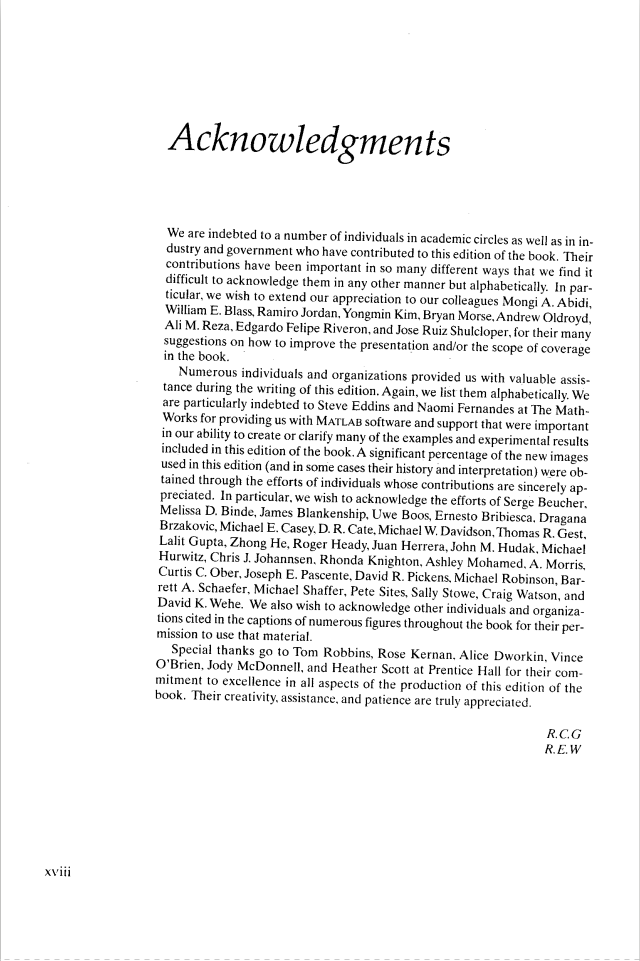
#> input picture different processes/test_images/2.png, 640 x 961 px, found by its file name
$ python untitled1.py   (older library calls are emulated)
#> lines starting #> are read from the running program, lines starting #| are printed output that depends on the picture; after the words box and inside, x2 and y2 are one past the last pixel; in counts of white or black regions, pixels touching at a corner belong together
import cv2
import numpy as np
import pytesseract

img=cv2.imread('/home/saujanya/OCR/practice/final/test_images/2.png')
#> img is the input picture: shape (961, 640, 3); mean B, G, R 241.6, 241.6, 241.6
cv2.imshow("Original",img)
gray=cv2.cvtColor(img,cv2.COLOR_BGR2GRAY)
gray=np.bitwise_not(gray)
#cv2.imshow("grayscale",gray)
b_fil=cv2.bilateralFilter(gray,7,50,50)
# [5 lines of commented-out code are left out]
(T,thresh)=cv2.threshold(b_fil,200,255,cv2.THRESH_BINARY)
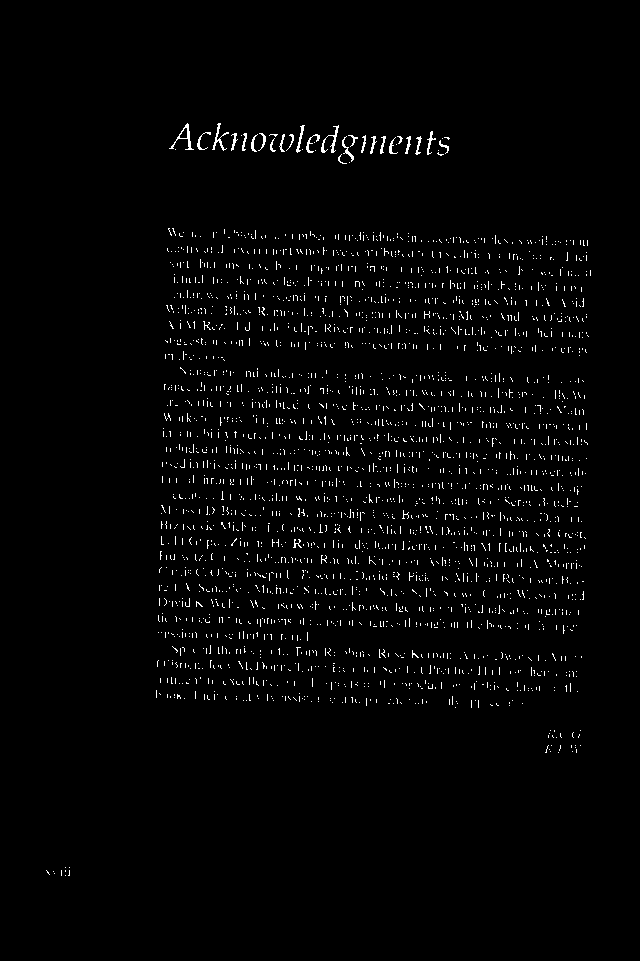
#> thresh: shape (961, 640); 1.9% white in thin lines or dots, all inside (x1, y1, x2, y2) = (46, 123, 591, 876)
# [12 lines of commented-out code are left out]

cord=np.column_stack(np.where(thresh>0))
#> cord = 11693 pairs, first value 123 to 875, second value 46 to 590
angle=cv2.minAreaRect(cord)[-1]
#> angle = -1.38
if angle < -45:
    angle=-(angle+90)
else:
    angle=-angle
#> angle = 1.38

(h,w)=img.shape[:2]
center=(w//2 , h//2)
M=cv2.getRotationMatrix2D(center,angle,1.0)
#> M = [[1, 0.0241, -11.5], [-0.0241, 1, 7.87]]
rotated=cv2.warpAffine(img,M,(w,h),flags=cv2.INTER_CUBIC,borderMode=cv2.BORDER_REPLICATE)
(t,finalrot)=cv2.threshold(rotated,200,255,cv2.THRESH_BINARY)
#cv2.imwrite("Straight.png",final)

#text=pytesseract.image_to_string(final)
#print(text)

cv2.imshow('Rotated',finalrot)
cv2.imshow('Original',img)
b_fil=cv2.bilateralFilter(finalrot,7,50,50)
(T,thresh1)=cv2.threshold(b_fil,200,255,cv2.THRESH_BINARY_INV)
horizontal_img=thresh1
vertical_img=thresh1
kernel=cv2.getStructuringElement(cv2.MORPH_RECT,(50,1))
horizontal_img=cv2.erode(horizontal_img,kernel,1)
#> horizontal_img: shape (961, 640, 3); every value is 0
horizontal_img=cv2.dilate(horizontal_img,kernel,1)

kernel=cv2.getStructuringElement(cv2.MORPH_RECT,(1,50))
vertical_img=cv2.erode(vertical_img,kernel,1)
vertical_img=cv2.dilate(vertical_img,kernel,1)

mask_img=horizontal_img+vertical_img;
kernel_mask_h=cv2.getStructuringElement(cv2.MORPH_RECT,(1,20))
kernel_mask_v=cv2.getStructuringElement(cv2.MORPH_RECT,(20,1))
final_mask_v=cv2.dilate(vertical_img,kernel_mask_v,1)
final_mask_h=cv2.dilate(horizontal_img,kernel_mask_h,1)
mask_img=final_mask_h+final_mask_v
not_i=np.bitwise_not(mask_img)
final=np.bitwise_and(not_i,thresh1)

final1=cv2.bilateralFilter(final,15,50,50)

#Writing image
cv2.imwrite("line_removed.png",np.bitwise_not(final1))


# [4 lines of commented-out code are left out]
cv2.imshow("Final1",np.bitwise_not(final1))
image1 = np.bitwise_not(final1)
image2 = np.bitwise_not(final1)
image3 = np.bitwise_not(final1)

# hardcoded assigning of output images for the 3 input images
output1_letter = image1.copy()
output1_word = image1.copy()
output1_line = image1.copy()
output1_par = image1.copy()
output1_margin = image1.copy()

output2_letter = image2.copy()
output2_word = image2.copy()
output2_line = image2.copy()
output2_par = image2.copy()
output2_margin = image2.copy()


output3_letter = image3.copy()
output3_word = image3.copy()
output3_line = image3.copy()
output3_par = image3.copy()
output3_margin = image3.copy()

gray1 = cv2.cvtColor(image1, cv2.COLOR_BGR2GRAY)
gray2 = cv2.cvtColor(image2, cv2.COLOR_BGR2GRAY)
gray3	= cv2.cvtColor(image3, cv2.COLOR_BGR2GRAY)

# clean the image using otsu method with the inversed binarized image
ret1,th1 = cv2.threshold(gray1,0,255,cv2.THRESH_BINARY_INV+cv2.THRESH_OTSU)
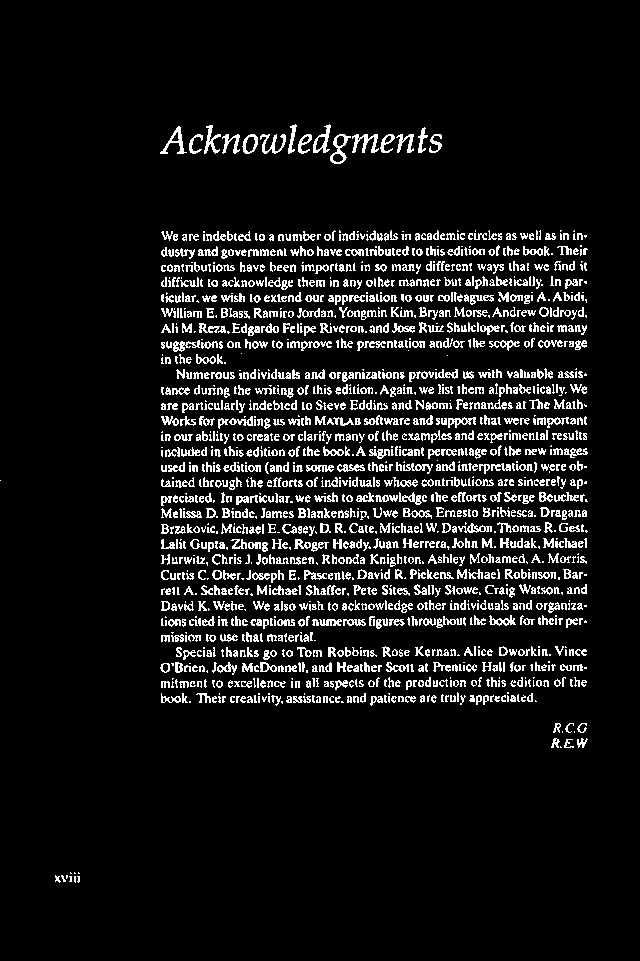
#> th1: shape (961, 640); 8.7% white in thin lines or dots, all inside (x1, y1, x2, y2) = (0, 124, 588, 883)
#> ret1 = 29
ret2,th2 = cv2.threshold(gray2,0,255,cv2.THRESH_BINARY_INV+cv2.THRESH_OTSU)
#> ret2 = 29
ret3,th3 = cv2.threshold(gray3,0,255,cv2.THRESH_BINARY_INV+cv2.THRESH_OTSU)
#> ret3 = 29

#processing letter by letter boxing
def process_letter(thresh,output):
	# assign the kernel size
	kernel = np.ones((2,1), np.uint8) # vertical
	# use closing morph operation then erode to narrow the image
	temp_img = cv2.morphologyEx(thresh,cv2.MORPH_CLOSE,kernel,iterations=3)
#> temp_img: shape (961, 640); 9.7% white; 1530 white regions (315 under 20 px), largest, box (x1, y1, x2, y2) and area: (352, 137, 379, 156) 248, (330, 137, 351, 167) 226, (160, 129, 187, 157) 224
	# temp_img = cv2.erode(thresh,kernel,iterations=2)
	letter_img = cv2.erode(temp_img,kernel,iterations=1)
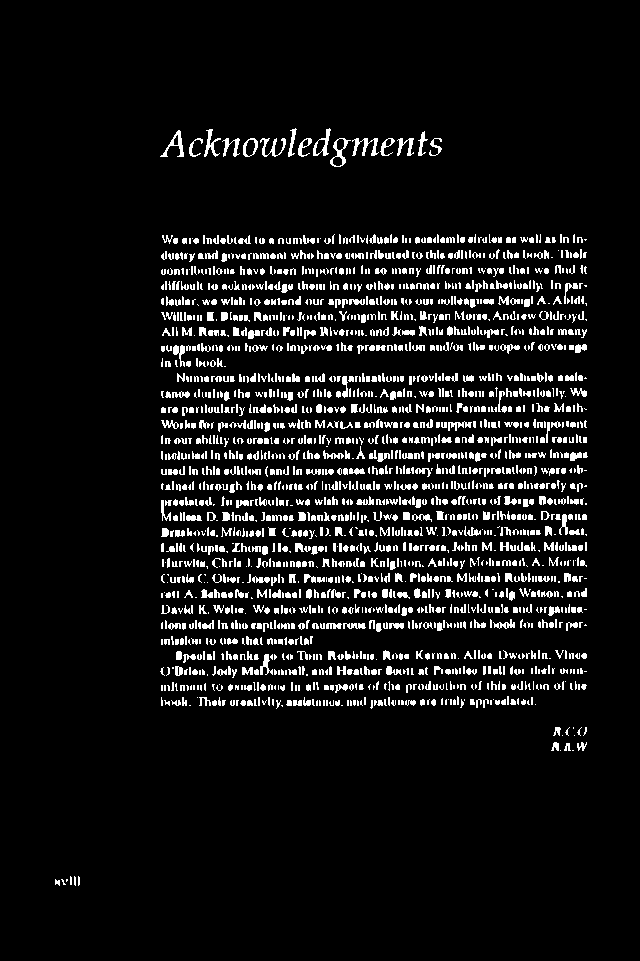
#> letter_img: shape (961, 640); 7.8% white in thin lines or dots, all inside (x1, y1, x2, y2) = (55, 128, 588, 886)

	# find contours
	(_,contours, _) = cv2.findContours(letter_img.copy(), cv2.RETR_EXTERNAL,cv2.CHAIN_APPROX_SIMPLE)
#> contours = 2082 contours, 1763 with area under 20; largest, box (x1, y1, x2, y2) and area: (330, 138, 351, 167) 275, (313, 128, 331, 156) 212, (243, 138, 258, 157) 198, (160, 130, 184, 157) 171, (352, 138, 379, 156) 138

	# loop in all the contour areas
	for cnt in contours:
		x,y,w,h = cv2.boundingRect(cnt)
		cv2.rectangle(output,(x-1,y-5),(x+w,y+h),(0,255,0),1)
#> this loop made 2082 passes
#> (x, y, w, h) on passes 2, 3, 8: (61, 879, 5, 6), (55, 879, 5, 7), (560, 750, 1, 1)

	return output


#processing letter by letter boxing
def process_word(thresh,output):
	# assign 2 rectangle kernel size 1 vertical and the other will be horizontal
	kernel = np.ones((2,1), np.uint8)
	kernel2 = np.ones((1,4), np.uint8)
	# use closing morph operation but fewer iterations than the letter then erode to narrow the image
	temp_img = cv2.morphologyEx(thresh,cv2.MORPH_CLOSE,kernel,iterations=2)
#> temp_img: shape (961, 640); 9.4% white in thin lines or dots, all inside (x1, y1, x2, y2) = (0, 126, 588, 885)
	#temp_img = cv2.erode(thresh,kernel,iterations=2)
	word_img = cv2.dilate(temp_img,kernel2,iterations=1)
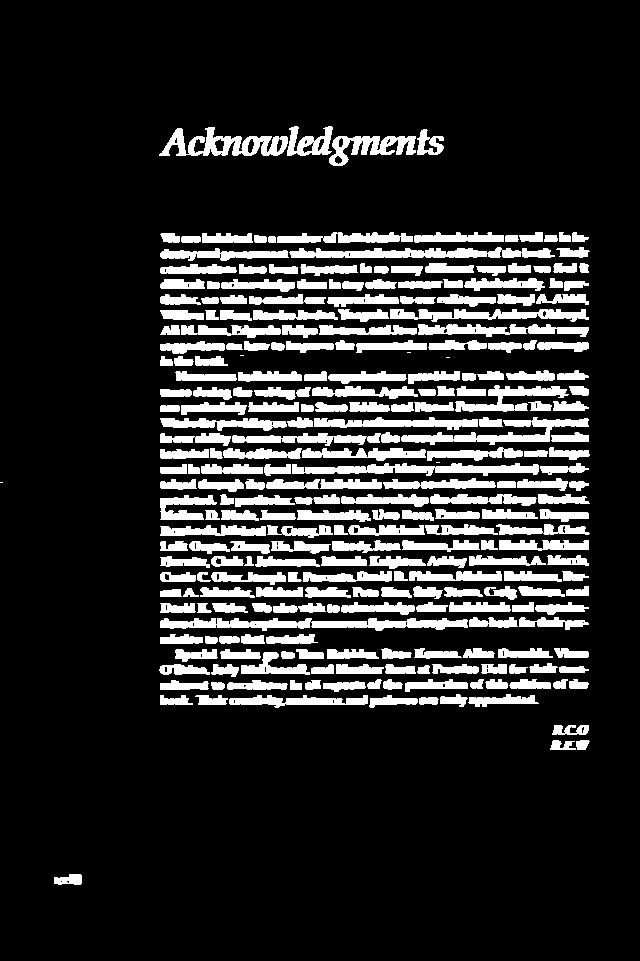
#> word_img: shape (961, 640); 16% white; 269 white regions (5 under 20 px)

	(_,contours, _) = cv2.findContours(word_img.copy(), cv2.RETR_EXTERNAL,cv2.CHAIN_APPROX_SIMPLE)
#> contours = 269 contours, 5 with area under 20; largest, box (x1, y1, x2, y2) and area: (160, 618, 468, 631) 2028, (159, 127, 288, 156) 1726, (289, 247, 555, 258) 1694, (292, 463, 539, 476) 1602, (401, 417, 589, 445) 1482

	for cnt in contours:
		x,y,w,h = cv2.boundingRect(cnt)
		cv2.rectangle(output,(x-1,y-5),(x+w,y+h),(0,255,0),1)
#> this loop made 269 passes
#> (x, y, w, h) on passes 1 to 3: (54, 874, 28, 11), (576, 740, 14, 10), (550, 740, 26, 10)

	return output

#processing line by line boxing
def process_line(thresh,output):
	# assign a rectangle kernel size	1 vertical and the other will be horizontal
	kernel = np.ones((1,5), np.uint8)
	kernel2 = np.ones((2,4), np.uint8)
	# use closing morph operation but fewer iterations than the letter then erode to narrow the image
	temp_img = cv2.morphologyEx(thresh,cv2.MORPH_CLOSE,kernel2,iterations=2)
#> temp_img: shape (961, 640); 15.5% white; 38 white regions (4 under 20 px), largest, box (x1, y1, x2, y2) and area: (163, 385, 589, 415) 6394, (163, 417, 589, 446) 6334, (163, 294, 589, 322) 6219
	#temp_img = cv2.erode(thresh,kernel,iterations=2)
	line_img = cv2.dilate(temp_img,kernel,iterations=5)
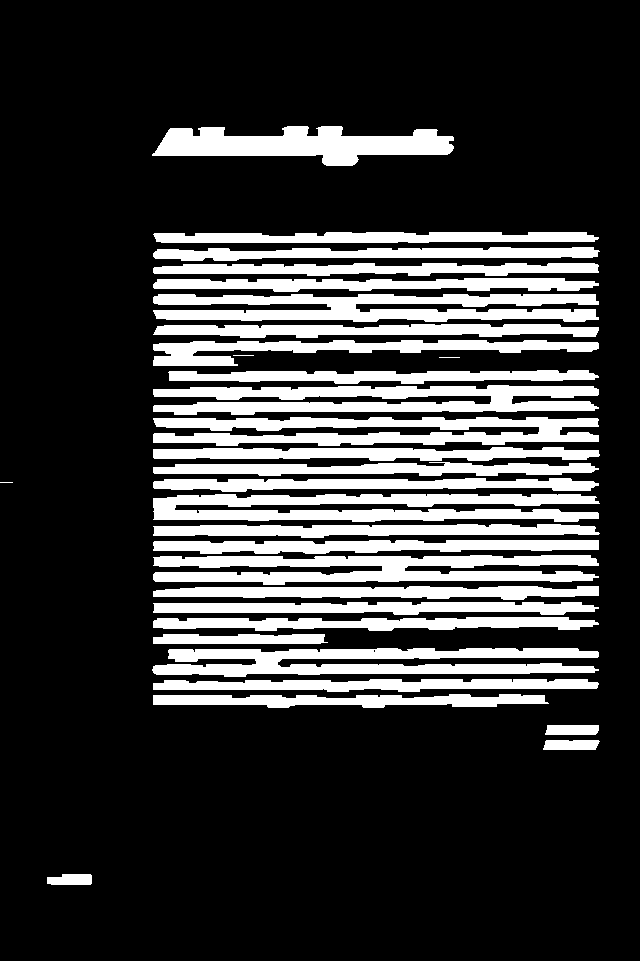
#> line_img: shape (961, 640); 22.4% white; 31 white regions (1 under 20 px)

	(_,contours, _) = cv2.findContours(line_img.copy(), cv2.RETR_EXTERNAL,cv2.CHAIN_APPROX_SIMPLE)
#> contours = 31 contours, 3 with area under 20; largest, box (x1, y1, x2, y2) and area: (153, 385, 599, 415) 8100, (153, 555, 599, 585) 7998, (153, 294, 599, 322) 7941, (153, 494, 600, 522) 7926, (152, 648, 599, 677) 7728

	for cnt in contours:
		x,y,w,h = cv2.boundingRect(cnt)
		cv2.rectangle(output,(x-1,y-5),(x+w,y+h),(0,255,0),1)
#> this loop made 31 passes
#> (x, y, w, h) on passes 1 to 8: (47, 874, 45, 11), (543, 740, 57, 10), (545, 725, 54, 10), (153, 694, 396, 14), (153, 679, 446, 13), (152, 648, 447, 29), (153, 634, 175, 10), (153, 617, 446, 14)

	return output

#processing par by par boxing
def process_par(thresh,output):
	# assign a rectangle kernel size
	kernel = np.ones((5,5), 'uint8')
	par_img = cv2.dilate(thresh,kernel,iterations=3)
#> par_img: shape (961, 640); 35.4% white; 5 white regions

	(_,contours, _) = cv2.findContours(par_img.copy(), cv2.RETR_EXTERNAL,cv2.CHAIN_APPROX_SIMPLE)
#> contours = 5 contours; box (x1, y1, x2, y2) and area: (154, 224, 594, 712) 203274, (154, 118, 448, 170) 9840, (545, 717, 594, 754) 1640, (49, 866, 86, 889) 740, (0, 474, 7, 487) 72

	for cnt in contours:
		x,y,w,h = cv2.boundingRect(cnt)
		cv2.rectangle(output,(x,y),(x+w,y+h),(0,255,0),1)
#> this loop made 5 passes
#> (x, y, w, h) on passes 1, 2, 4, 5: (49, 866, 37, 23), (545, 717, 49, 37), (154, 224, 440, 488), (154, 118, 294, 52)

	return output

#processing margin with paragraph boxing
def process_margin(thresh,output):
	# assign a rectangle kernel size
	kernel = np.ones((20,5), 'uint8')
	margin_img = cv2.dilate(thresh,kernel,iterations=5)
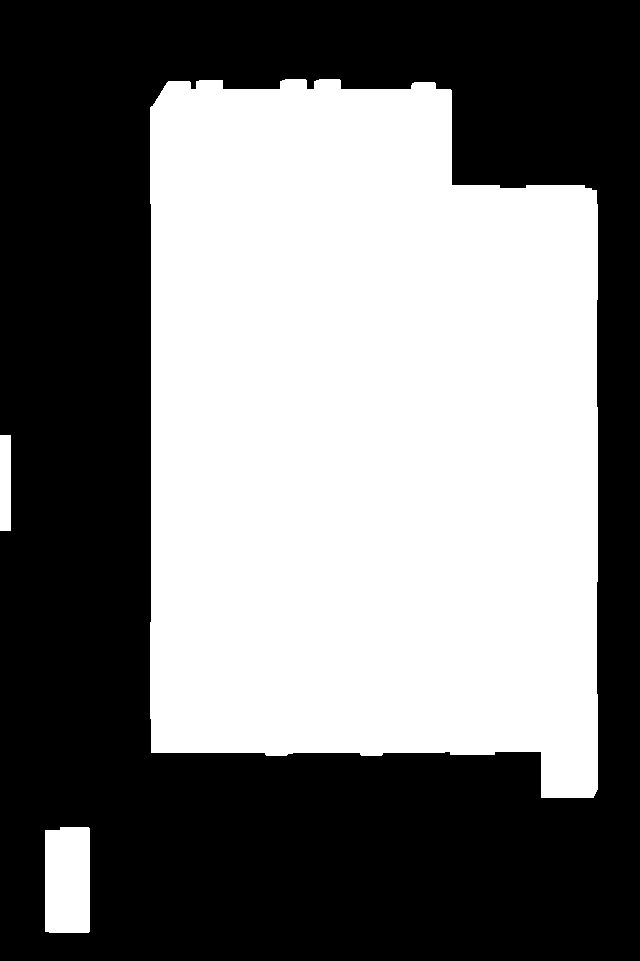
#> margin_img: shape (961, 640); 47.5% white; 3 white regions

	(_,contours, _) = cv2.findContours(margin_img.copy(), cv2.RETR_EXTERNAL,cv2.CHAIN_APPROX_SIMPLE)
#> contours = 3 contours; box (x1, y1, x2, y2) and area: (150, 79, 598, 798) 285187, (45, 827, 90, 933) 4571, (0, 435, 11, 531) 950

	for cnt in contours:
		x,y,w,h = cv2.boundingRect(cnt)
		cv2.rectangle(output,(x,y),(x+w,y+h),(0,255,0),1)
#> this loop made 3 passes
#> (x, y, w, h) on passes 1, 3: (45, 827, 45, 106), (150, 79, 448, 719)
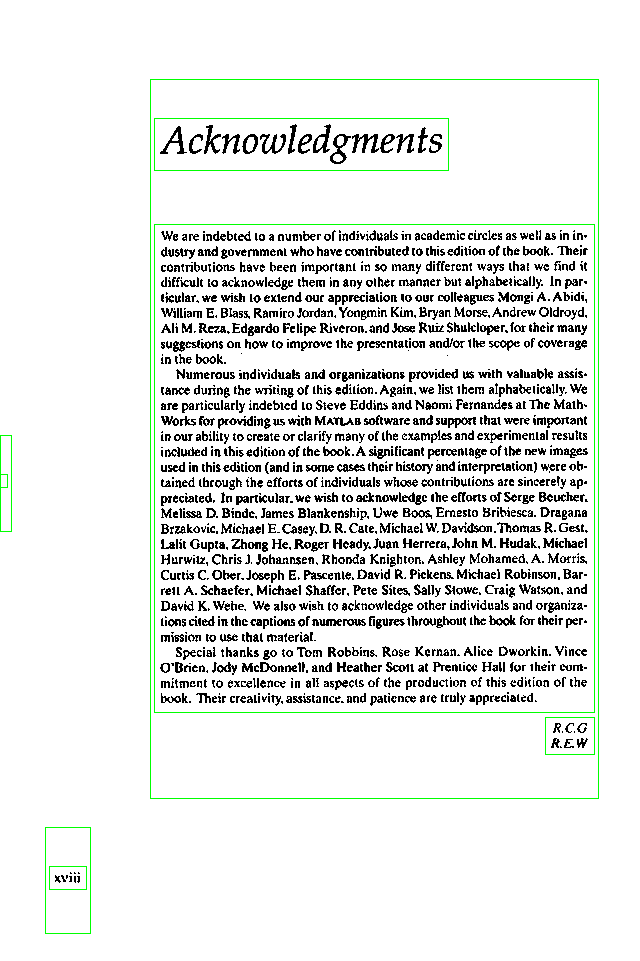
#> output: shape (961, 640, 3); mean B, G, R 230.5, 232.9, 230.5

	return output


# processing and writing the output
output1_letter = process_letter(th1,output1_letter)
output1_word = process_word(th1,output1_word)
output1_line = process_line(th1,output1_line)
# special case for the 5th output because margin with paragraph is just the 4th output with margin
cv2.imshow("output1_letter",output1_letter)
cv2.imshow("output1_word",output1_word)
cv2.imshow("output1_line",output1_line)
cv2.imwrite("output/letter/output1_letter.jpg", output1_letter)
cv2.imwrite("output/word/output1_word.jpg", output1_word)
cv2.imwrite("output/line/output1_line.jpg", output1_line)
output1_par = process_par(th1,output1_par)
cv2.imwrite("output/par/output1_par.jpg", output1_par)
output1_margin = process_margin(th1,output1_par)
cv2.imwrite("output/margin/output1_margin.jpg", output1_par)

output2_letter = process_letter(th2,output2_letter)
#> the loop in process_letter (call 2), `for cnt in contours:` made 2082 passes
#> cnt on passes 16, 19, 20: [[573, 727], [573, 728]], [[341, 705], [342, 705]], [[281, 705], [282, 706], [282, 705]]
output2_word = process_word(th2,output2_word)
output2_line = process_line(th2,output2_line)
#> the loop in process_line (call 2), `for cnt in contours:` made 31 passes
#> cnt on passes 15, 22, 23: [[0, 482], [12, 482]], [[439, 357], [459, 357]], [[233, 355], [253, 355]]

cv2.imwrite("output/letter/output2_letter.jpg", output2_letter)
cv2.imwrite("output/word/output2_word.jpg", output2_word)
cv2.imwrite("output/line/output2_line.jpg", output2_line)
output2_par = process_par(th2,output2_par)
#> the loop in process_par (call 2), `for cnt in contours:` made 5 passes
#> cnt on pass 3: [[0, 474], [0, 486], [6, 486], [6, 474]]
cv2.imwrite("output/par/output2_par.jpg", output2_par)
output2_margin = process_margin(th2,output2_par)
#> the loop in process_margin (call 2), `for cnt in contours:` made 3 passes
#> cnt on pass 2: [[0, 435], [0, 530], [10, 530], [10, 435]]
cv2.imwrite("output/margin/output2_margin.jpg", output2_par)

output3_letter = process_letter(th3,output3_letter)
output3_word = process_word(th3,output3_word)
output3_line = process_line(th3,output3_line)

cv2.imwrite("output/letter/output3_letter.jpg", output3_letter)
cv2.imwrite("output/word/output3_word.jpg", output3_word)
cv2.imwrite("output/line/output3_line.jpg", output3_line)
output3_par = process_par(th3,output3_par)
cv2.imwrite("output/par/output3_par.jpg", output3_par)
output3_margin = process_margin(th3,output3_par)
cv2.imwrite("output/margin/output3_margin.jpg", output3_par)

cv2.imshow("output letter", output1_letter)
cv2.imshow("output word", output1_word)
cv2.imshow("output line", output1_line)
cv2.imshow("output par", output1_par)
cv2.imshow("output margin", output1_par)

#> (the run stopped early here; a loop or call above may not have finished)
